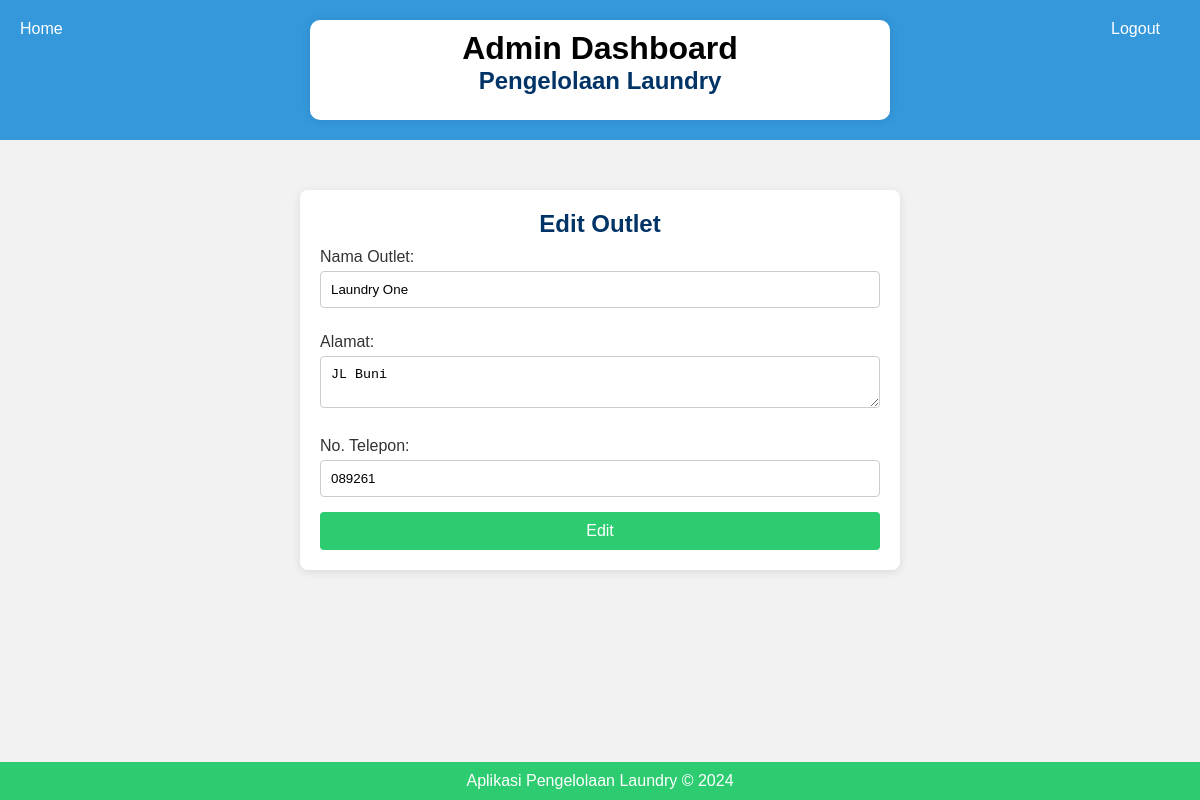
The page /edit_outlet.php?id=1 (signed in) on the database its author committed.
### tables this page shows
CREATE TABLE `tb_outlet` (
  `id` int(11) NOT NULL,
  `nama` varchar(100) DEFAULT NULL,
  `alamat` text DEFAULT NULL,
  `tlp` varchar(15) DEFAULT NULL
);

### edit_outlet.php (the view, shortened to what this page needs)
<?php
include 'koneksi.php';
$id = $_GET['id'];
$query = "SELECT * FROM tb_outlet WHERE id = '$id'";
$result = mysqli_query($koneksi, $query);
$data = mysqli_fetch_assoc($result);
?>
<!DOCTYPE html>
<html lang="id">
<head>
    <link rel="stylesheet" href="css/style.css">
    <link rel="stylesheet" href="css/registrasi.css">
</head>
<header>
    <div class="container">
        <div class="branding">
            <h1>Admin Dashboard</h1>
            <h2>Pengelolaan Laundry</h2>
        </div>
    </div>
    <ul class="logout">
        <li><a href="logout.php">Logout</a></li>
    </ul>
    <ul class="home">
        <li><a href="admin_dashboard.php">Home</a></li>
    </ul>
</header>
<body>
    <div class="container">
        <h2>Edit Outlet</h2>
        <form method="POST" action="">
            <label for="nama">Nama Outlet:</label>
            <input type="text" name="nama" value="<?php echo $data['nama']; ?>" required>
            <label for="alamat">Alamat:</label>
            <textarea name="alamat" required><?php echo $data['alamat']; ?></textarea>
            <label for="tlp">No. Telepon:</label>
            <input type="text" name="tlp" value="<?php echo $data['tlp']; ?>" required>
            <button type="submit" name="edit">Edit</button>
        </form>
    </div>
    <footer>
        <p>Aplikasi Pengelolaan Laundry &copy; 2024</p>
    </footer>
</body>
</html>

### css/style.css (style rules this page uses)
* { margin: 0; padding: 0; box-sizing: border-box; }
body { font-family: Arial, sans-serif; background-color: #f4f4f4; margin: 0; padding: 0; }
header { background-color: #3498db; color: #000000; padding: 20px; text-align: center; position: relative; }
header .container { max-width: 650px; margin: 0 auto; padding: 10px; background-color: #fff; border-radius: 10px 10px 10px 10px; box-shadow: 0 0 10px rgba(0, 0, 0, 0.1); height: 100px; }
header ul { list-style: none; margin: 0; padding: 0; position: absolute; top: 20px; }
header ul li { display: inline-block; margin-right: 20px; }
header ul li a { color: #fff; text-decoration: none; transition: color 0.3s ease; }
.logout { position: absolute; right: 20px; top: 20px; color: #fff; text-decoration: none; transition: color 0.3s ease; }
.home { position: absolute; left: 20px; bottom: 10px; color: #fff; text-decoration: none; transition: color 0.3s ease; }
.container { max-width: 1200px; margin: 40px auto; padding: 20px; background-color: #fff; border-radius: 10px; box-shadow: 0 0 10px rgba(0, 0, 0, 0.1); }
footer { background-color: #2ecc71; color: #fff; padding: 10px; text-align: center; clear: both; position: fixed; bottom: 0; width: 100%; }

### css/registrasi.css (style rules this page uses)
body { font-family: Arial, sans-serif; background-color: #f2f2f2; margin: 0; padding: 0; }
.container { width: 50%; margin: 50px auto; background-color: #ffffff; padding: 20px; border-radius: 8px; box-shadow: 0 2px 10px rgba(0, 0, 0, 0.1); }
h2 { text-align: center; color: #003366; }
label { display: block; margin: 10px 0 5px; color: #333; }
input[type="text"], textarea, select { width: 100%; padding: 10px; margin-bottom: 15px; border: 1px solid #ccc; border-radius: 4px; }
button { width: 100%; padding: 10px; background-color: #2ecc71; border: none; border-radius: 4px; color: #fff; font-size: 16px; cursor: pointer; }

### rows shown on the page
tb_outlet: nama "Laundry One", alamat "JL Buni", tlp "089261"
